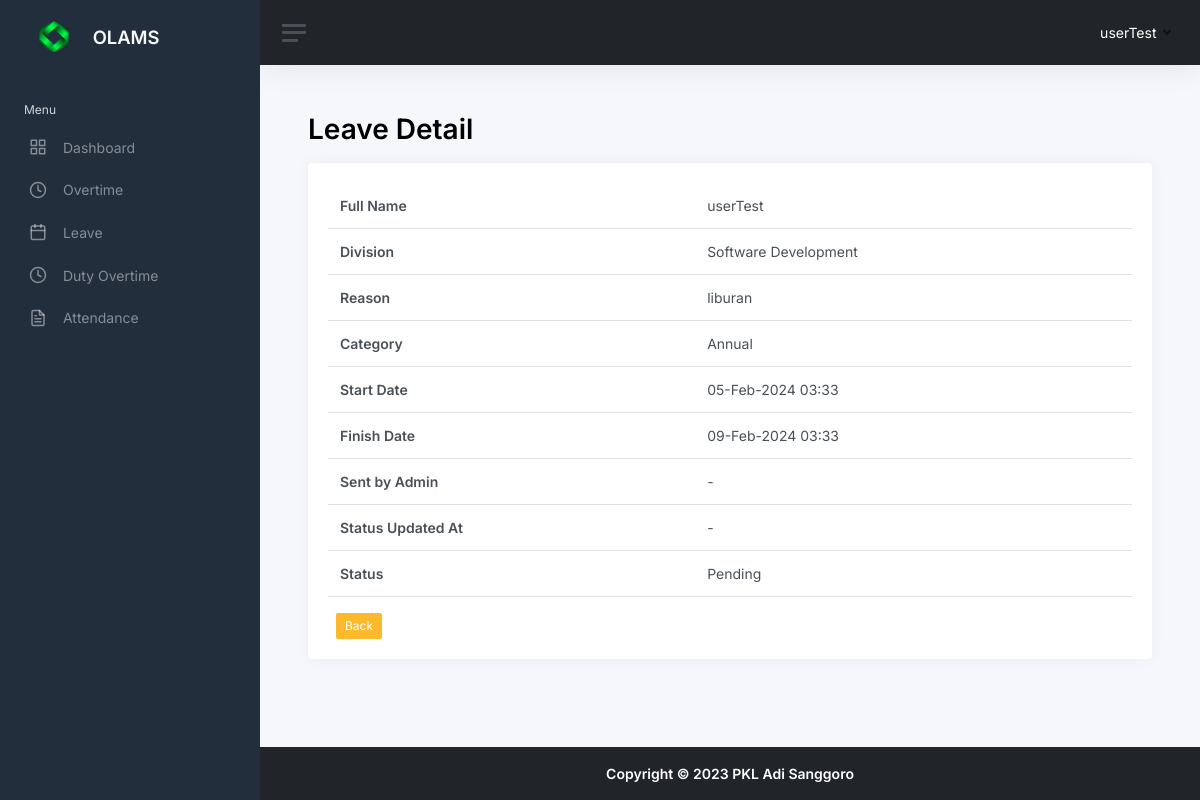
/leavelist_detail.php?id=34 (signed in), run on the app's committed database.
### tables this page shows
CREATE TABLE `leaves` (
  `leaves_id` tinyint(3) UNSIGNED NOT NULL,
  `user_id` tinyint(3) UNSIGNED NOT NULL,
  `division_id` tinyint(3) UNSIGNED NOT NULL,
  `reason` text NOT NULL,
  `category` enum('Annual','Pregnancy','Important Reason','Extended') NOT NULL,
  `start_date` timestamp NULL DEFAULT NULL,
  `finish_date` timestamp NULL DEFAULT NULL,
  `submitted_by_admin` tinyint(3) UNSIGNED DEFAULT NULL,
  `sent_by_admin` timestamp NULL DEFAULT NULL,
  `status` enum('Approved','Pending','Rejected') NOT NULL,
  `status_updated_at` timestamp NULL DEFAULT NULL,
  `status_updated_by` tinyint(3) UNSIGNED DEFAULT NULL,
  `created_at` timestamp NOT NULL DEFAULT current_timestamp(),
  `created_by` tinyint(3) UNSIGNED NOT NULL,
  `updated_at` timestamp NULL DEFAULT NULL ON UPDATE current_timestamp(),
  `updated_by` tinyint(3) UNSIGNED DEFAULT NULL
);

CREATE TABLE `users` (
  `user_id` tinyint(3) UNSIGNED NOT NULL,
  `role_id` tinyint(3) UNSIGNED NOT NULL,
  `name` varchar(64) NOT NULL,
  `username` varchar(32) NOT NULL,
  `password` varchar(254) NOT NULL,
  `email` varchar(64) NOT NULL,
  `created_by` tinyint(3) UNSIGNED NOT NULL,
  `created_at` timestamp NOT NULL DEFAULT current_timestamp(),
  `updated_by` tinyint(3) UNSIGNED DEFAULT NULL,
  `updated_at` timestamp NULL DEFAULT NULL ON UPDATE current_timestamp()
);

CREATE TABLE `m_divisions` (
  `division_id` tinyint(3) UNSIGNED NOT NULL,
  `division_name` varchar(64) NOT NULL,
  `created_at` timestamp NOT NULL DEFAULT current_timestamp(),
  `created_by` tinyint(3) UNSIGNED NOT NULL,
  `updated_at` timestamp NULL DEFAULT NULL ON UPDATE current_timestamp(),
  `updated_by` tinyint(3) UNSIGNED DEFAULT NULL
);

### leavelist_detail.php (the view, shortened to what this page needs)
<?php
include __DIR__ . "/include/conn.inc.php";
$show_leave_query = "SELECT
    users.name AS name,
    m_divisions.division_name AS division_name,
    leaves.reason AS reason,
    leaves.category AS category,
    leaves.start_date AS start_date,
    leaves.finish_date AS finish_date,
    leaves.sent_by_admin AS sent_by_admin,
    leaves.status_updated_at AS status_updated_at,
    leaves.status AS status
FROM leaves
LEFT JOIN users ON leaves.user_id = users.user_id
LEFT JOIN m_divisions ON leaves.division_id = m_divisions.division_id
WHERE leaves.leaves_id = ?";
if (isset($_GET['id']) && is_numeric($_GET['id'])) {
    $leave_id = $_GET['id'];
    $show_leave_statement = mysqli_prepare($conn, $show_leave_query);
    mysqli_stmt_bind_param($show_leave_statement, "i", $leave_id);
    mysqli_stmt_execute($show_leave_statement);
    $leaveData = mysqli_stmt_get_result($show_leave_statement);
    $leaveDetails = mysqli_fetch_assoc($leaveData);
} else {
    echo "Invalid leave ID.";
    exit();
}
?>
<!DOCTYPE html>
<html lang="en">
<head>
    <?php include "head.inc.php"; ?>
</head>
<body>
    <div class="wrapper">
        <?php include "components/sidebar.inc.php"; ?>
        <div class="main">
            <?php include "components/navbar.inc.php"; ?>
            <main class="content">
                <div class="container-fluid p-0">
                    <h1 class="h1 mb-3"><strong>Leave Detail</strong></h1>
                    <div class="card">
                        <div class="card-body">
                            <table class="table">
                                <tbody>
                                    <tr>
                                        <td><strong>Full Name</strong></td>
                                        <td><?= $leaveDetails['name'] ?></td>
                                    </tr>
                                    <tr>
                                        <td><strong>Division</strong></td>
                                        <td><?= $leaveDetails['division_name'] ?></td>
                                    </tr>
                                    <tr>
                                        <td><strong>Reason</strong></td>
                                        <td><?= $leaveDetails['reason'] ?></td>
                                    </tr>
                                    <tr>
                                        <td><strong>Category</strong></td>
                                        <td><?= $leaveDetails['category'] ?></td>
                                    </tr>
                                    <tr>
                                        <td><strong>Start Date</strong></td>
                                        <td><?= date('d-M-Y H:i', strtotime($leaveDetails['start_date'])) ?></td>
                                    </tr>
                                    <tr>
                                        <td><strong>Finish Date</strong></td>
                                        <td><?= date('d-M-Y H:i', strtotime($leaveDetails['finish_date'])) ?></td>
                                    </tr>
                                    <tr>
                                        <td><strong>Sent by Admin</strong></td>
                                        <td><?= $leaveDetails['sent_by_admin'] ? date('d-M-Y H:i', strtotime($leaveDetails['sent_by_admin'])) : '-' ?></td>
                                    </tr>
                                    <tr>
                                        <td><strong>Status Updated At</strong></td>
                                        <td><?= $leaveDetails['status_updated_at'] ? date('d-M-Y H:i', strtotime($leaveDetails['status_updated_at'])) : '-' ?></td>
                                    </tr>
                                    <tr>
                                        <td><strong>Status</strong></td>
                                        <td><?= $leaveDetails['status'] ?></td>
                                    </tr>
                                </tbody>
                            </table>
                            <a href="leavelist.php" class="btn btn-warning btn-sm ms-2">Back</a>
                        </div>
                    </div>
                </div>
            </main>
            <?php include "components/footer.inc.php"; ?>
        </div>
    </div>
</body>
</html>

### data on the page
leaves: user.name "userTest", division.division_name "Software Development", reason "liburan", category "Annual", start_date "05-Feb-2024 03:33", finish_date "09-Feb-2024 03:33", status "Pending"

### other printed values
$_SESSION['name'] "userTest"
